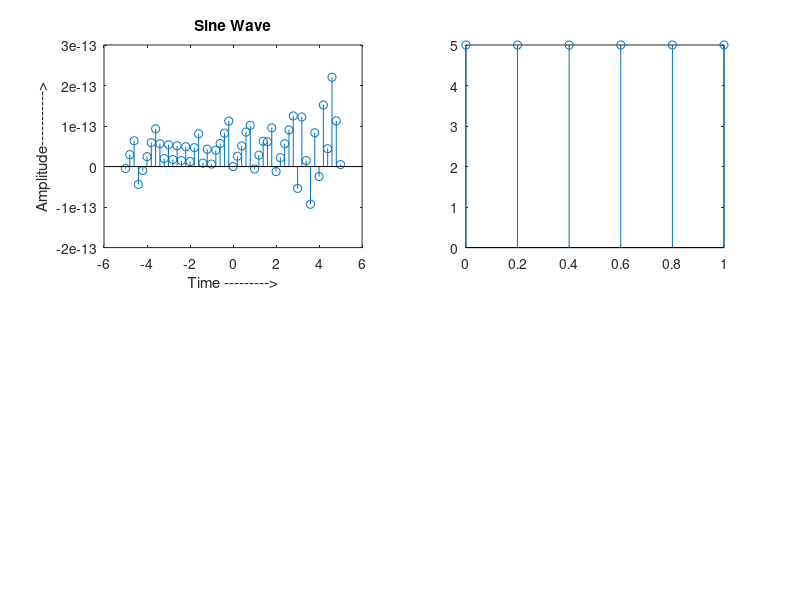

This chart was generated by the following MATLAB code:
clc;
clear all;
%sine wave

fs=input('Enter sampling freq : '); %%time domain e koto ghor porpor nibe
f=input('Enter signal freq : '); %sine er freq
a=input('ENter amplitude : ');

t=-5:(1/fs):5;

y=a*sin(2*pi*f*t);
subplot(2,2,1); %% agee subplot dite hobe, agee jayga selct korbo, then kaj korbo.
stem(t,y);



xlabel('Time --------->');
ylabel('Amplitude----------->');
title('Sine Wave');

%cos wave


t=0:(1/fs):1;
y=a*cos(2*pi*f*t);
subplot(2,2,2);
stem(t,y);

